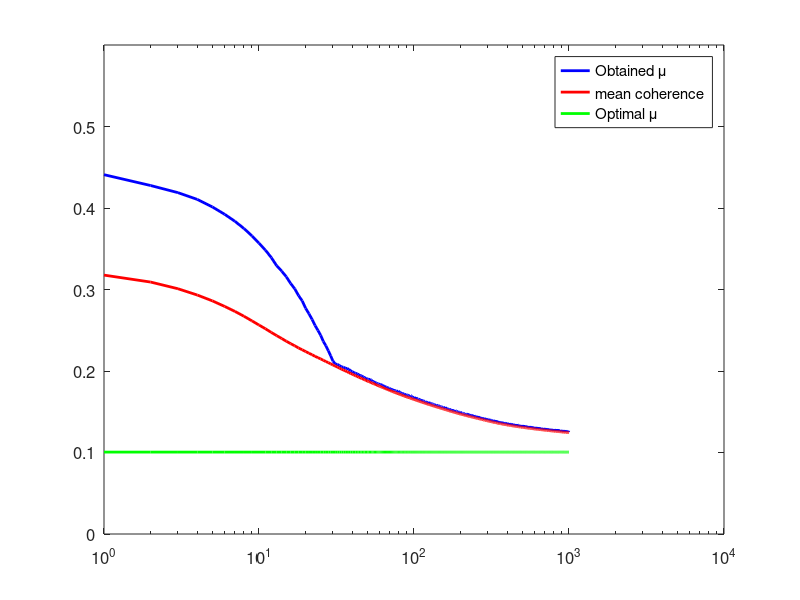
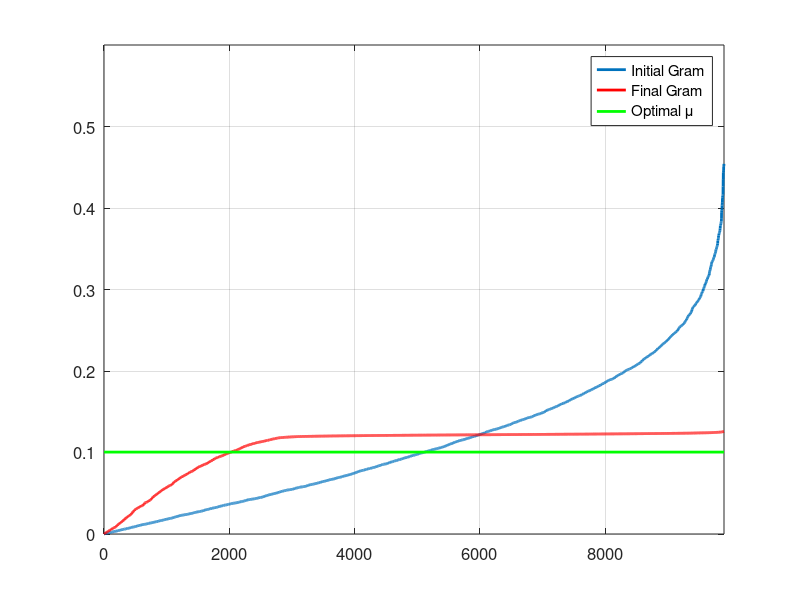

Source code (MATLAB) for these figures, in order:
% Code to synthesize a Grassmaninan matrix of minimal coherence using Tropp's algorithm:


% Create a matrix of size n*m such that its coherence is minimal
n=50; m=100;
rand('seed',10);
A0 = randn(n,m);
A0 = A0*diag(1./sqrt(diag(A0'*A0))); 


% iteratively update a frame such that
%   1. minimal M (mutual coherence)
%   2. Rank(G) = n
%   3. columns are normalized

Iter=1e3; dd1=0.95; dd2=0.95; % 0.95 here is used to identify the entries in G that are the top 5 percent in their absolute values and then shrink them by 0.95
A=A0;
G=A'*A; % compute the Gram matrix
mu=sqrt((m-n)/(n*(m-1)));

Res = zeros(Iter,3);
for k=1:1:Iter
  % shrink the highest inner products
  gg=sort(abs(G(:)));
  pos = find(abs(G(:))>gg(round(dd1*(m^2-m))) & abs(G(:)-1)>1e-6);
  G(pos)=G(pos)*dd2;
  
  % reduce the rank back to n via singular value decomposition
  [U,S,V]=svd(G);
  S(n+1:end,1+n:end)=0;
  G=U*S*V';
  
  % normalize the columns
  % do this by multiplying G from the left and right by a matrix that causes the main diagonal entries to =1
  G=diag(1./sqrt(diag(G)))*G*diag(1./sqrt(diag(G))); 
  
  % show status
  gg=sort(abs(G(:)));
  pos=find(abs(G(:))>gg(round(dd1*(m^2-m))) & abs(G(:)-1)>1e-6);
  %print the iteration #, the ideal mu we'd like to get, the avg abs(off-diagonal elements in G) -- the avg. coherence, and the most extreme value in the off-diagonal elements in G -- the current mutual coherence
  fprintf(1,'%6i %12.8f %12.8f %12.8f \n',[k,mu,mean(abs(G(pos))),max(abs(G(pos)))]);
  Res(k,:)=[mu,mean(abs(G(pos))),max(abs(G(pos)))];
end

% Use SVD in order to extract the resulting matrix A from its Gram matrix -- parallels a sqrt computation
[U,S,V]=svd(G);
Aout=S(1:n,1:n).^0.5*U(:,1:n)';


% Show the results

% Figure 1 displays a tendency to get closer and closer to the welch bound
h=figure(1); clf
set(h,'Position',[415 100 400 200]);
h=semilogx(Res(:,3),'b'); hold on; 
set(h,'LineWidth',2); 
h=semilogx(Res(:,2),'r'); hold on; 
set(h,'LineWidth',2); 
h=semilogx(Res(:,1),'g');
set(h,'LineWidth',2); 
axis([0 10000 0 0.6]); 
legend({'Obtained \mu','mean coherence','Optimal \mu'}); 
set(gca,'FontSize',12);

% in Figure 2, we plot the entries of the abs(G) after omitting the main diagonal
% This shows the final gram is getting very close to the ideal form (having all of its entries equal)
h=figure(2); clf; 
set(h,'Position',[820 100 400 200]);
gg=abs(A'*A); gg=sort((gg(:))); gg=gg(1:end-m); h=plot(gg); 
set(h,'LineWidth',2); 
hold on; 
gg=abs(Aout'*Aout); gg=sort((gg(:))); gg=gg(1:end-m); h=plot(gg,'r'); 
set(h,'LineWidth',2); 
optmu=sqrt((m-n)/n/(m-1)); h=plot([1,m*(m-1)],[optmu,optmu],'g'); 
set(h,'LineWidth',2); 
legend({'Initial Gram','Final Gram','Optimal \mu'}); 
grid on; 
axis([0 m^2-m 0 0.6]);
set(gca,'FontSize',12);
























